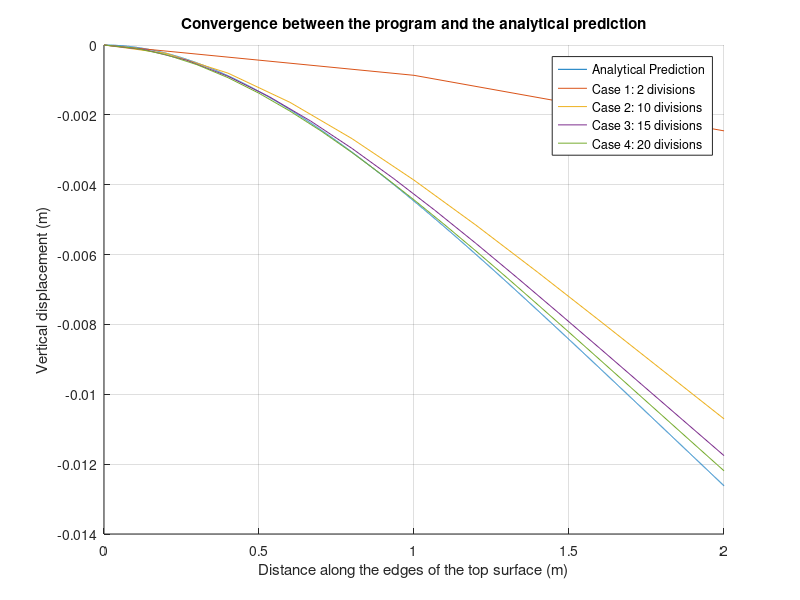

This figure's MATLAB source:
% Convergence section

%%  1. Calculate analytical prediction by Strength of Materials theory

% Define parameters
x = linspace(0,2,10000); %m
E= 70e6; %MPa
I = 2.83e-4; % m^4
omeg = -125; % kN/m
L = 2; %m

% Calculate analytical displacement
y=(omeg)/(24*E*I)*(x.^4+6*L^2*x.^2-4*L*x.^3);


%% 2. Define mesh plot coordinates

% Case 1: 2 divisions

coord_1 = [0, 0;
1, -0.00086799997;
2, -0.0024580001];

% Case 2: 10 divisions

coord_2 = [0, 0;
0.2, -0.000239;
0.40000001, -0.00080500002;
0.60000002, -0.001642;
0.80000001, -0.0026809999;
1, -0.0038689999;
1.2, -0.0051589999;
1.4, -0.006513;
1.6, -0.0079009999;
1.8, -0.0093019996;
2, -0.010703];

% Case 3: 15 divisions

coord_3 = [0, 0;
0.133333, -0.000137;
0.26666701, -0.00043700001;
0.40000001, -0.00089600001;
0.533333, -0.001482;
0.66666698, -0.002177;
0.80000001, -0.002961;
0.93333298, -0.003817;
1.0666699, -0.0047280001;
1.2, -0.005682;
1.33333, -0.0066669998;
1.46667, -0.0076720002;
1.6, -0.008688;
1.73333, -0.0097110001;
1.86667, -0.010734;
2, -0.011756];

% Case 4: 20 divisions

coord_4 = [0, 0;
0.1, -9.2000002e-05;
0.2, -0.00027799999;
0.30000001, -0.00056399999;
0.40000001, -0.00093500002;
0.5, -0.001381;
0.60000002, -0.001893;
0.69999999, -0.0024610001;
0.80000001, -0.0030789999;
0.89999998, -0.0037390001;
1, -0.004433;
1.1, -0.0051549999;
1.2, -0.0059000002;
1.3, -0.0066630002;
1.4, -0.0074390001;
1.5, -0.0082240002;
1.6, -0.0090140002;
1.7, -0.0098080002;
1.8, -0.010603;
1.9, -0.011398;
2, -0.012191];

%% 3. Plot to see the convergence
figure
hold on;
grid on;
plot(x,y, coord_1(:,1),coord_1(:,2), coord_2(:,1),coord_2(:,2), coord_3(:,1),coord_3(:,2), coord_4(:,1),coord_4(:,2));
xlabel('Distance along the edges of the top surface (m)')
ylabel('Vertical displacement (m)')
title('Convergence between the program and the analytical prediction')
legend('Analytical Prediction', 'Case 1: 2 divisions', 'Case 2: 10 divisions', 'Case 3: 15 divisions', 'Case 4: 20 divisions')